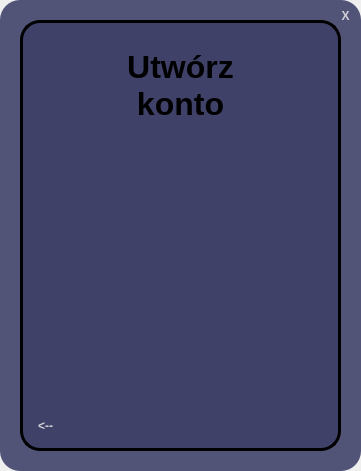
<?xml version="1.0" encoding="UTF-8"?>
<ui version="4.0">
 <class>MainWindow</class>
 <widget class="QMainWindow" name="MainWindow">
  <property name="geometry">
   <rect>
    <x>0</x>
    <y>0</y>
    <width>361</width>
    <height>471</height>
   </rect>
  </property>
  <property name="windowTitle">
   <string>MainWindow</string>
  </property>
  <property name="styleSheet">
   <string notr="true"/>
  </property>
  <widget class="QWidget" name="centralwidget">
   <widget class="QWidget" name="widget_2" native="true">
    <property name="geometry">
     <rect>
      <x>0</x>
      <y>0</y>
      <width>361</width>
      <height>471</height>
     </rect>
    </property>
    <property name="styleSheet">
     <string notr="true">QWidget#widget_2{background-color:rgba(37, 39, 85, 200);
border-radius: 20px;}</string>
    </property>
    <widget class="QWidget" name="widget_3" native="true">
     <property name="geometry">
      <rect>
       <x>20</x>
       <y>20</y>
       <width>321</width>
       <height>431</height>
      </rect>
     </property>
     <property name="styleSheet">
      <string notr="true">QWidget#widget_3{background-color:rgba(37, 39, 85, 100);
border-radius: 20px;
border:3px solid;}</string>
     </property>
     <widget class="QWidget" name="widget" native="true">
      <property name="geometry">
       <rect>
        <x>80</x>
        <y>300</y>
        <width>151</width>
        <height>101</height>
       </rect>
      </property>
      <property name="styleSheet">
       <string notr="true">border-image: url(background.png)</string>
      </property>
     </widget>
     <widget class="QLabel" name="logintxt">
      <property name="geometry">
       <rect>
        <x>70</x>
        <y>30</y>
        <width>181</width>
        <height>71</height>
       </rect>
      </property>
      <property name="font">
       <font>
        <family>MS Shell Dlg 2</family>
        <pointsize>24</pointsize>
        <weight>75</weight>
        <italic>false</italic>
        <bold>true</bold>
       </font>
      </property>
      <property name="styleSheet">
       <string notr="true">QLabel#welcometxt{font: 24pt &quot;MS Shell Dlg 2&quot; ;
font-weight: bold;}</string>
      </property>
      <property name="text">
       <string>Utwórz konto</string>
      </property>
      <property name="scaledContents">
       <bool>false</bool>
      </property>
      <property name="alignment">
       <set>Qt::AlignCenter</set>
      </property>
      <property name="wordWrap">
       <bool>true</bool>
      </property>
     </widget>
     <widget class="QPushButton" name="backbtn">
      <property name="geometry">
       <rect>
        <x>10</x>
        <y>390</y>
        <width>31</width>
        <height>31</height>
       </rect>
      </property>
      <property name="styleSheet">
       <string notr="true">QPushButton#backbtn{
background-color: qlineargradient(spread:pad, x1:0.017, y1:0.937409, x2:1, y2:0, stop:0 rgba(17, 9, 61, 0), stop:1 rgba(255, 255, 255, 0));
border-radius: 7px;
color: rgba(226, 226, 226, 227);
font-weight: bold;
}
QPushButton#backbtn:hover{
background-color: qlineargradient(spread:pad, x1:0.017, y1:0.937409, x2:1, y2:0, stop:0 rgba(17, 9, 61, 200), stop:0.295455 rgba(255, 255, 255, 0));
}
QPushButton#backbtn:pressed{
padding-left:2px;
padding-top:2px;
background-color:qlineargradient(spread:pad, x1:0.017, y1:0.937409, x2:1, y2:0, stop:0 rgba(17, 9, 61, 200), stop:0.295455 rgba(255, 255, 255, 0));
}</string>
      </property>
      <property name="text">
       <string>&lt;--</string>
      </property>
     </widget>
    </widget>
    <widget class="QPushButton" name="exitbtn">
     <property name="geometry">
      <rect>
       <x>330</x>
       <y>0</y>
       <width>31</width>
       <height>31</height>
      </rect>
     </property>
     <property name="styleSheet">
      <string notr="true">QPushButton#exitbtn{
background-color: qlineargradient(spread:pad, x1:0.017, y1:0.937409, x2:1, y2:0, stop:0 rgba(17, 9, 61, 0), stop:1 rgba(255, 255, 255, 0));
border-radius: 7px;
color: rgba(226, 226, 226, 227);
font-weight: bold;
}
QPushButton#exitbtn:hover{
background-color: qlineargradient(spread:pad, x1:0.017, y1:0.937409, x2:1, y2:0, stop:0 rgba(17, 9, 61, 200), stop:0.295455 rgba(255, 255, 255, 0));
}
QPushButton#exitbtn:pressed{
padding-left:2px;
padding-top:2px;
background-color:qlineargradient(spread:pad, x1:0.017, y1:0.937409, x2:1, y2:0, stop:0 rgba(17, 9, 61, 200), stop:0.295455 rgba(255, 255, 255, 0));
}</string>
     </property>
     <property name="text">
      <string>Х</string>
     </property>
    </widget>
   </widget>
  </widget>
 </widget>
 <resources/>
 <connections/>
</ui>
